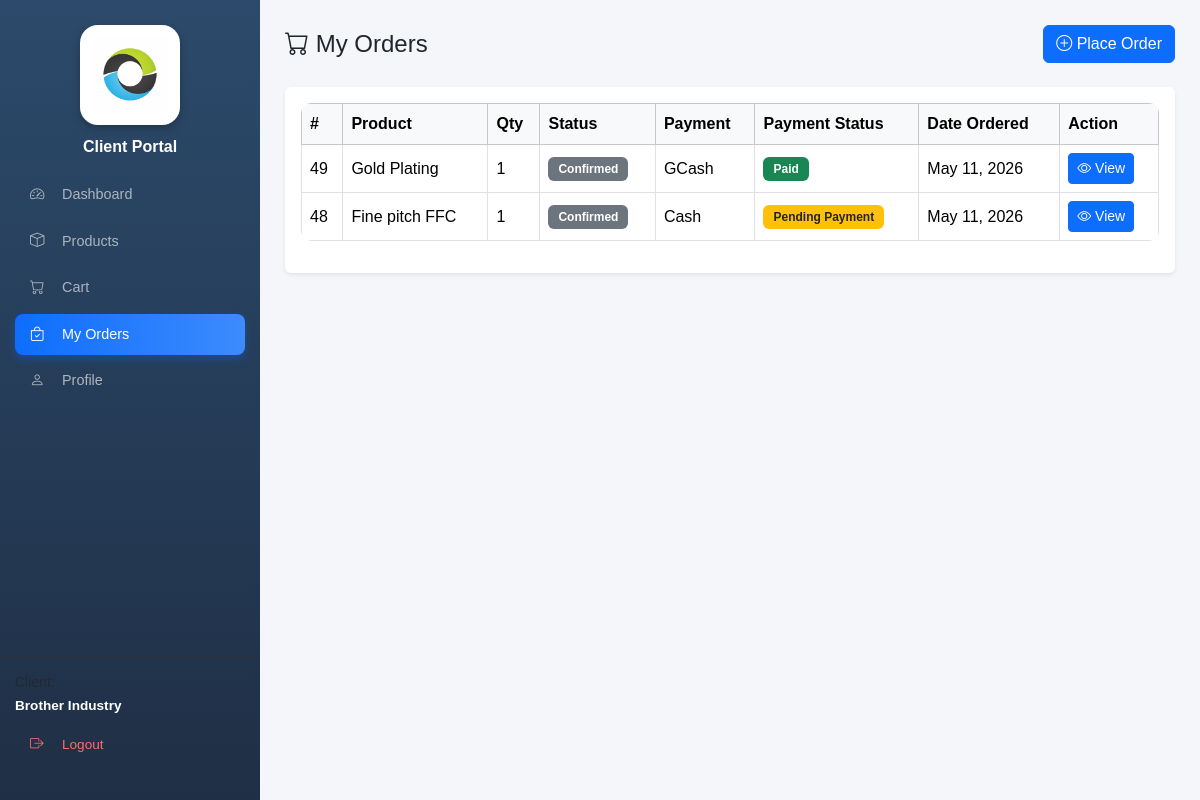
Page /client_orders.php (signed in) on the committed database.
### tables this page shows
CREATE TABLE `orders` (
  `id` int(11) NOT NULL,
  `client_name` varchar(100) DEFAULT NULL,
  `contact` varchar(50) DEFAULT NULL,
  `order_details` text DEFAULT NULL,
  `quantity` int(11) DEFAULT NULL,
  `status` varchar(20) DEFAULT 'Pending',
  `date_created` timestamp NOT NULL DEFAULT current_timestamp(),
  `email` varchar(100) DEFAULT NULL,
  `client_id` int(11) DEFAULT NULL,
  `created_at` timestamp NOT NULL DEFAULT current_timestamp(),
  `work_order_id` int(11) DEFAULT NULL,
  `payment_method` varchar(50) DEFAULT NULL,
  `payment_status` varchar(50) DEFAULT NULL,
  `proof_of_payment` text DEFAULT NULL
);

### client_orders.php (the view, shortened to what this page needs)
<?php
require_once 'config.php';
$client_id = $_SESSION['client_id'];
$stmt = $conn->prepare("
SELECT
o.id,
o.order_details,
o.quantity,
o.created_at,
o.payment_method,
o.payment_status,
COALESCE(w.status, o.status) as status,
(
    SELECT d.status
    FROM deliveries d
    WHERE d.wo_id = w.id
    ORDER BY d.id DESC
    LIMIT 1
) as delivery_status
FROM orders o
LEFT JOIN work_orders w
ON w.product_name = o.order_details
WHERE o.client_id=?
ORDER BY o.id DESC
");
$stmt->execute([$client_id]);
$orders = $stmt->fetchAll(PDO::FETCH_ASSOC);
?>
<!DOCTYPE html>
<html>
<head>
<link href="https://cdn.jsdelivr.net/npm/bootstrap@5.3.3/dist/css/bootstrap.min.css" rel="stylesheet">
<link rel="stylesheet" href="https://cdn.jsdelivr.net/npm/bootstrap-icons@1.11.3/font/bootstrap-icons.css">
</head>
<body>
<?php include 'client_sidebar.php'; ?>
<div class="main-content">
<div class="d-flex justify-content-between align-items-center mb-4">
<h4 class="mb-0">
<i class="bi bi-cart"></i> My Orders
</h4>
<a href="client_products.php" class="btn btn-primary">
<i class="bi bi-plus-circle"></i> Place Order
</a>
</div>
<div class="card shadow-sm border-0">
<div class="card-body">
<table class="table table-bordered align-middle">
<thead class="table-light">
<tr>
<th>#</th>
<th>Product</th>
<th>Qty</th>
<th>Status</th>
<th>Payment</th>
<th>Payment Status</th>
<th>Date Ordered</th>
<th>Action</th>
</tr>
</thead>
<tbody>
<?php if($orders): ?>
<?php foreach($orders as $o): ?>
<tr>
<td><?= $o['id'] ?></td>
<td><?= htmlspecialchars($o['order_details']) ?></td>
<td><?= $o['quantity'] ?></td>
<td>
<?php
$status = $o['status'];
if($status == 'Pending'){
    echo "<span class='badge bg-warning text-dark'>Pending</span>";
}
elseif($status == 'Processing'){
    echo "<span class='badge bg-info'>Processing</span>";
}
elseif($status == 'In Cutting'){
    echo "<span class='badge bg-primary'>In Cutting</span>";
}
elseif($status == 'In Etching'){
    echo "<span class='badge bg-info'>In Etching</span>";
}
elseif($status == 'In Lamination'){
    echo "<span class='badge bg-dark'>In Lamination</span>";
}
elseif($status == 'In QC'){
    echo "<span class='badge bg-warning text-dark'>In QC</span>";
}
elseif($status == 'Packed'){
    echo "<span class='badge bg-secondary'>Packed</span>";
}
elseif($status == 'Pending Delivery'){
    echo "<span class='badge bg-secondary'>Pending Delivery</span>";
}
elseif($status == 'Out for Delivery'){
    echo "<span class='badge bg-warning text-dark'>Out for Delivery</span>";
}
elseif($status == 'Delivered'){
    echo "<span class='badge bg-success'>Delivered</span>";
}
elseif($status == 'Completed'){
    echo "<span class='badge bg-success'>Completed</span>";
}
else{
    echo "<span class='badge bg-secondary'>$status</span>";
}
?>
</td>
<td>
<?= htmlspecialchars($o['payment_method']) ?>
</td>
<td>
<?php
if($o['payment_status'] == 'Pending Payment'){
    echo "<span class='badge bg-warning text-dark'>
            Pending Payment
          </span>";
}
elseif($o['payment_status'] == 'Paid'){
    echo "<span class='badge bg-success'>
            Paid
          </span>";
}
elseif($o['payment_status'] == 'Rejected Payment'){
    echo "<span class='badge bg-danger'>
            Rejected Payment
          </span>";
}
else{
    echo "<span class='badge bg-secondary'>
            N/A
          </span>";
}
?>
</td>
<td><?= date('M d, Y', strtotime($o['created_at'])) ?></td>
<td>
<a href="view_clientorder.php?id=<?= $o['id'] ?>"
   class="btn btn-primary btn-sm">
   <i class="bi bi-eye"></i> View
</a>
</td>
</tr>
<?php endforeach; ?>
<?php endif; ?>
</tbody>
</table>
</div>
</div>
</div>
</body>
</html>

### client_orders.php (style rules this page uses)
body { background:#f4f6f9; font-family:Arial; }
.main-content { margin-left:260px; padding:25px; }
.table { background:#fff; border-radius:10px; overflow:hidden; }
.badge { font-size:12px; padding:6px 10px; }

### client_sidebar.php (style rules this page uses)
:root { --sb-width:260px; --primary-blue:#0d6efd; --sidebar-bg:#243b55; }

### rows in the picture
orders: id "49", order_details "Gold Plating", quantity "1", status "Confirmed", payment_method "GCash", payment_status "Paid", created_at "May 11, 2026"
orders: id "48", order_details "Fine pitch FFC", quantity "1", status "Confirmed", payment_method "Cash", payment_status "Pending Payment", created_at "May 11, 2026"

### other values in the picture
$_SESSION['client_name'] "Brother Industry"
